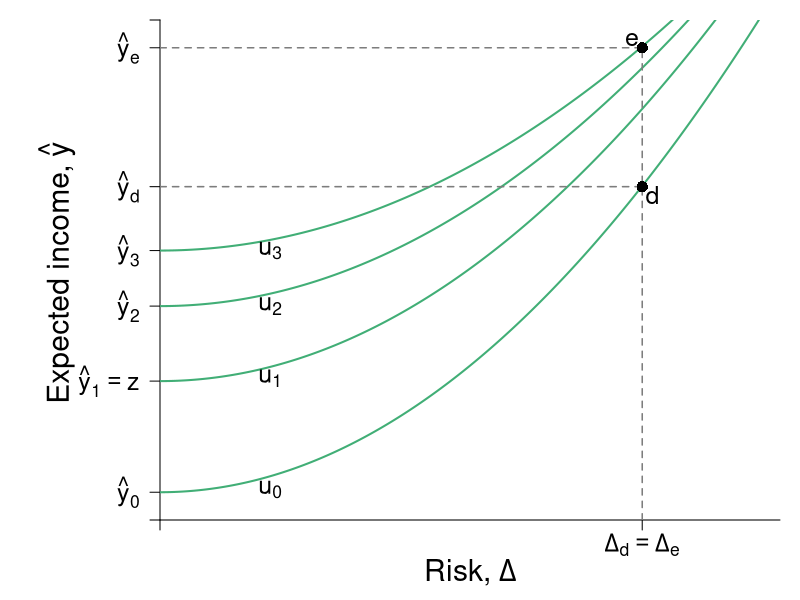

Recreate this plot in R. (Note: this script raises an error after producing the figure.)
#Graph Designer(s): Simon Halliday,  Riley Boeth '17 & Weikai Chen
#Authors: Bowles, Foley and Halliday
#Title: Coordination, Conflict and Competition: A Text in Microeconomics

library(shape)

# The utility function and indifference curve

U <- function(y, delta, alpha = 0.2, beta = 2){
  y - alpha * delta ^ beta
}

indiff <- function(delta, u = 2, alpha = 0.2, beta = 2){
    u + alpha * delta^beta
}

                                        # Assign the parameters

y0  <-  5 # expected income without continuing education
delta0 <-  0 # no risk without continuing education
yR  <-  12 # expected income with higher education after paying tuition
deltaR  <-  7 # risk with education
C <- 5 # tuition
yRprime <-  yR + C # expected income with free higher education
deltaRprime  <-  deltaR
tau  <- C / yRprime # tax rate
yT  <- yRprime * (1 - tau) # expected income with free education paying with tax
deltaT  <-  deltaRprime * (1 - tau) # risk with free education paying with tax



# Set parameters for graphics
axislabelsize <- 1.8
labelsize <- 1.5
namesize <- 1.8
annotatesize <- 1.5
graphlinewidth <- 2
segmentlinewidth <- 1.5

COL <- c("#7fc97f", "#beaed4", "#fdc086", "#ffff99", "#386cb0", "#f0027f", "#bf5b17", "#666666")
COLA <- c("#e0f3db", "#99d8c9","#66c2a4","#41ae76", "#238b45", "#005824")
COLB <- c("#c6dbef", "#4eb3d3", "#2b8cbe", "#0868ac","#084081")
COLC <- c("#fcfbfd", "#efedf5", "#dadaeb", "#bcbddc", "#9e9ac8", "#807dba", "#6a51a3", "#54278f", "#3f007d")
grays <- gray.colors(25, start = 1, end = 0, alpha = 1)

#Add limits on axes and levels of utility for each indifference curve
xlims <- c(0, deltaR + 2)
ylims <- c(0, yRprime + 1)


npts <- 501
x <- seq(xlims[1], xlims[2], length.out = npts)
y <- seq(ylims[1], ylims[2], length.out = npts)

# show the colors define
## for (i in 1:8){
##     points(i,i,col = COL[i], pch = 16)
## }
## for (i in 1:6){
##     points(i,i + 1, col = COLA[i],pch = 16)
## }
## for (i in 1:4){
##     points(i,i+2, col = COLB[i], pch  )
## }

npts <- 500
xx1 <- seq(xlims[1], xlims[2], length.out = npts)
# the first plot
pdf(file = "risk/education1.pdf", width = 9, height = 7)
#Edited the margins to cater for the larger LHS labels
par(mar =  c(4, 8, 1, 1))
plot(0, 0, xlim = xlims, ylim = ylims, type = "n",
     xlab = "",
     ylab = "",
     xaxt = "n",
     yaxt = "n",
     bty = "n",
     xaxs = "i",
     yaxs = "i"
)

ticksy <- c(0, y0 - 4, y0, y0 + 2.7, y0 + 4.7, yT, 17, ylims[2])
ylabels <- c(NA, expression(paste(hat(y)[0])), expression(paste(hat(y)[1] == z)), expression(paste(hat(y)[2])), expression(paste(hat(y)[3])), expression(paste(hat(y)[d])), expression(paste(hat(y)[e])), NA)

ticksx <- c(0, 7, ylims[2])
xlabels <- c(NA, expression(paste(Delta[d] == Delta[e])), NA)

#Axis label
mtext(expression(paste("Risk, ", Delta)), side = 1, line = 2.5, cex = axislabelsize)
text(-1.5, 0.5*ylims[2] - 0.1, expression(paste("Expected income, ", hat(y))), xpd = TRUE, cex = axislabelsize, srt = 90) 

axis(1,at = ticksx,  pos = 0, labels = xlabels, cex.axis = labelsize)
axis(2,at = ticksy,  pos = 0, labels = ylabels, las = 1, cex.axis = labelsize)

# the point (y0,delta0) and the indifference curve through it
lines(xx1, indiff(xx1, u = U(y0 - 4, delta0), alpha =  0.225), col = COLA[4], lwd = graphlinewidth)
lines(xx1, indiff(xx1, u = U(y0, delta0)), col = COLA[4], lwd = graphlinewidth)
lines(xx1, indiff(xx1, u = U(y0 + 2.7, delta0), alpha = 0.175), col = COLA[4], lwd = graphlinewidth)
lines(xx1, indiff(xx1, u = U(y0 + 4.7, delta0), alpha = 0.15), col = COLA[4], lwd = graphlinewidth)

# the point (yR, deltaR), (yRprime, deltaRprime), Add segments
segments(deltaR, 0, deltaR, yRprime, lty = 2, col = grays[20] , lwd = segmentlinewidth)
segments(0, yR, deltaR, yR, lty = 2, col = grays[20] , lwd = segmentlinewidth)
segments(0, yRprime, deltaR, yRprime, lty = 2, col = grays[20] , lwd = segmentlinewidth)

#Label points
points(deltaR, yR, pch = 16, col = "black", cex = 1.5)
points(deltaRprime, yRprime, pch = 16, col = "black", cex = 1.5)

text(1.6, 1.2 - 0.1, expression(paste(u[0])), cex = labelsize)
text(1.6, 5.2 - 0.1, expression(paste(u[1])), cex = labelsize)
text(1.6, 7.8 - 0.1, expression(paste(u[2])), cex = labelsize)
text(1.6, 9.8 - 0.1, expression(paste(u[3])), cex = labelsize)

text(deltaR + 0.15, yR - 0.3, expression(paste(d)), cex = labelsize)
text(deltaR - 0.15, yRprime + 0.3, expression(paste(e)), cex = labelsize)

#Arrow for cost
brackets(deltaR + 0.2, yRprime - 0.3, deltaR + 0.2, yR + 0.3,  ticks = 0.5, curvature = 0.5, type = 1, 
         col = "black", lwd = 2, lty = 1, h = 0.3, xpd = TRUE)
text(deltaR + 1.25, (yR + yRprime)/2, expression(paste("Cost")), cex = labelsize)

dev.off()
